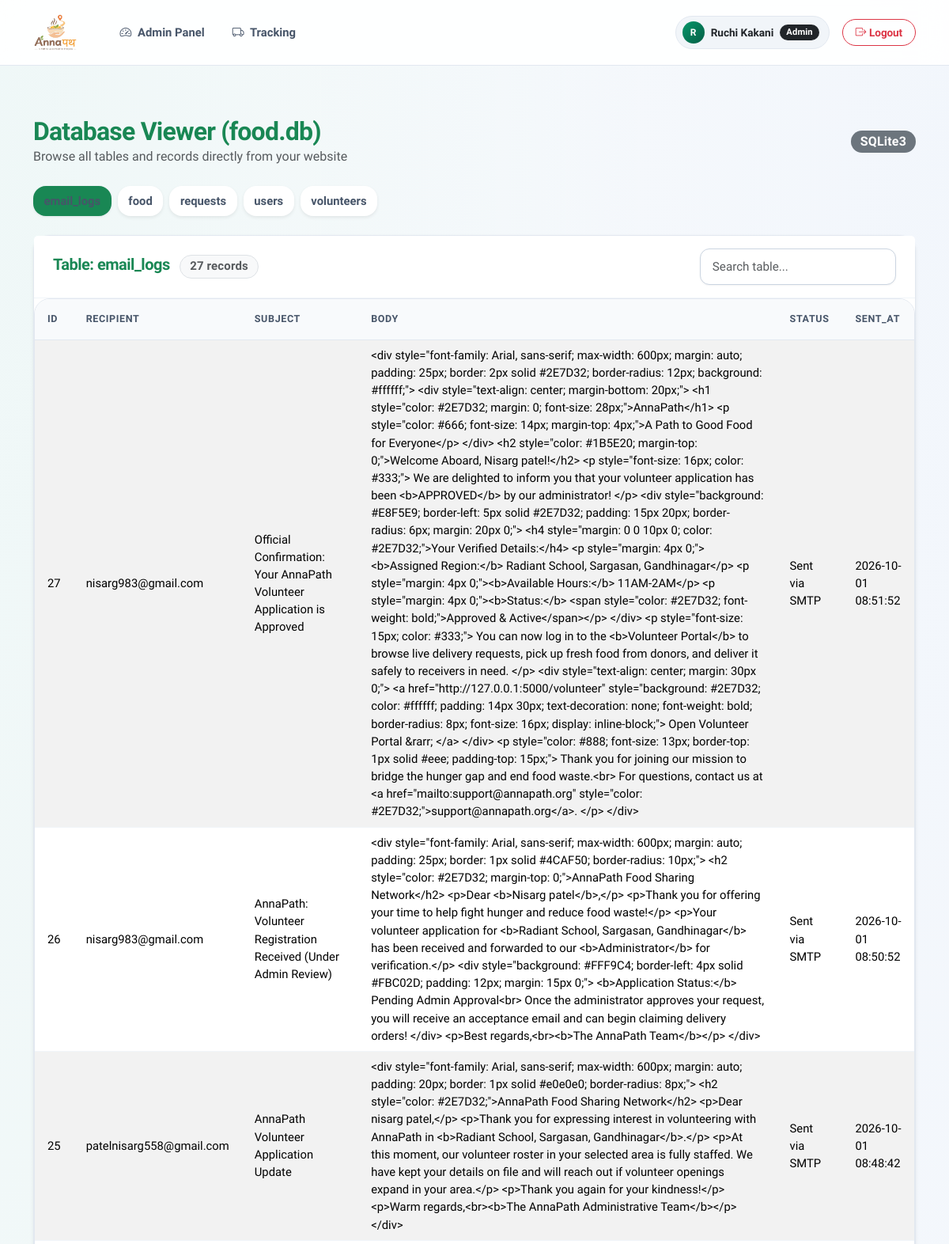
Page /database?table=email_logs (signed in, upper part) on the committed database.
### tables this page shows
CREATE TABLE "users" (id INTEGER PRIMARY KEY AUTOINCREMENT, name TEXT NOT NULL, email TEXT NOT NULL, password TEXT NOT NULL, role TEXT NOT NULL, phone TEXT, UNIQUE(email, role));

CREATE TABLE email_logs (
    id INTEGER PRIMARY KEY AUTOINCREMENT,
    recipient TEXT NOT NULL,
    subject TEXT NOT NULL,
    body TEXT NOT NULL,
    status TEXT DEFAULT 'Sent',
    sent_at TIMESTAMP DEFAULT CURRENT_TIMESTAMP
);

### app.py (the view)
@app.route("/database")
@role_required("Admin")
def database_viewer():
    conn = get_db()
    tables = conn.execute(
        "SELECT name FROM sqlite_master WHERE type='table' AND name NOT LIKE 'sqlite_%' ORDER BY name"
    ).fetchall()
    table_names = [t[0] for t in tables]
    selected_table = request.args.get(
        "table", "food" if "food" in table_names else (table_names[0] if table_names else "")
    )
    columns = []
    rows = []
    if selected_table and selected_table in table_names:
        cursor = conn.execute(f"SELECT * FROM {selected_table} ORDER BY rowid DESC")
        columns = [desc[0] for desc in cursor.description] if cursor.description else []
        rows = cursor.fetchall()
    conn.close()
    return render_template(
        "database_viewer.html",
        tables=table_names,
        selected_table=selected_table,
        columns=columns,
        rows=rows,
    )

### app.py (called while the page is built, shortened)
def get_db():
    conn = sqlite3.connect(config.DATABASE)
    conn.row_factory = sqlite3.Row
    return conn

@app.before_request
def validate_session():
    user_id = session.get("user_id")
    if user_id:
        try:
            conn = get_db()
            user = conn.execute("SELECT id, role FROM users WHERE id = ?", (user_id,)).fetchone()
            conn.close()
            if not user:
                session.clear()
        except Exception:
            session.clear()

def role_required(*allowed_roles):
    def decorator(f):
        @wraps(f)
        def decorated_function(*args, **kwargs):
            user_role = session.get("role")
            return f(*args, **kwargs)
        return decorated_function
    return decorator

### templates/database_viewer.html (shortened to what this page needs)
{% extends "layout.html" %}
{% block content %}
<div class="container mt-5">
    <div class="d-flex justify-content-between align-items-center mb-4">
        <div>
            <h2 class="text-success m-0">Database Viewer (food.db)</h2>
            <p class="text-muted mb-0">Browse all tables and records directly from your website</p>
        </div>
        <span class="badge bg-secondary fs-6">SQLite3</span>
    </div>
    <ul class="nav nav-pills mb-4 gap-2">
        {% for tbl in tables %}
            <li class="nav-item">
                <a class="nav-link {% if tbl == selected_table %}active bg-success{% else %}bg-white text-dark shadow-sm{% endif %}"
                   href="/database?table={{ tbl }}">
                    <b>{{ tbl }}</b>
                </a>
            </li>
        {% endfor %}
    </ul>
    <div class="card shadow-sm border-0">
        <div class="card-header bg-white py-3 d-flex justify-content-between align-items-center">
            <h5 class="mb-0 text-success">
                Table: <b>{{ selected_table }}</b>
                <span class="badge bg-light text-muted border ms-2">{{ rows|length }} records</span>
            </h5>
            <div class="d-flex gap-2">
                <input type="text" id="dbSearch" class="form-control form-control-sm" placeholder="Search table..." onkeyup="filterDbTable()">
            </div>
        </div>
        <div class="card-body p-0">
            {% if columns %}
                <div class="table-responsive">
                    <table class="table table-hover table-striped mb-0" id="recordsTable">
                        <thead class="table-light">
                            <tr>
                                {% for col in columns %}
                                    <th class="py-3 px-3">{{ col }}</th>
                                {% endfor %}
                            </tr>
                        </thead>
                        <tbody>
                            {% if rows %}
                                {% for row in rows %}
                                    <tr>
                                        {% for col in columns %}
                                            <td class="px-3 py-2 align-middle">
                                                {% if col == 'image' and row[col] %}
                                                    <a href="{{ url_for('static', filename='images/' + row[col]) }}" target="_blank">
                                                        <img src="{{ url_for('static', filename='images/' + row[col]) }}" height="40" class="rounded border">
                                                    </a>
                                                {% else %}
                                                    {{ row[col] if row[col] is not none else '<span class="text-muted">NULL</span>'|safe }}
                                                {% endif %}
                                            </td>
                                        {% endfor %}
                                    </tr>
                                {% endfor %}
                            {% else %}
                                <tr>
                                    <td colspan="{{ columns|length }}" class="text-center py-4 text-muted">
                                        No records in table <b>{{ selected_table }}</b>.
                                    </td>
                                </tr>
                            {% endif %}
                        </tbody>
                    </table>
                </div>
            {% else %}
                <div class="p-4 text-center text-muted">
                    No table selected or table has no columns.
                </div>
            {% endif %}
        </div>
    </div>
</div>
{% endblock %}

### templates/layout.html (shortened to what this page needs)
<!DOCTYPE html>
<html lang="en">
<head>
    <link href="https://cdn.jsdelivr.net/npm/bootstrap@5.3.3/dist/css/bootstrap.min.css" rel="stylesheet">
    <link rel="stylesheet" href="https://cdn.jsdelivr.net/npm/bootstrap-icons@1.11.3/font/bootstrap-icons.min.css">
    <link rel="stylesheet" href="{{ url_for('static', filename='css/style.css') }}">
</head>
<body>
{% include 'navbar.html' %}
<main class="flex-grow-1">
{% block content %}
{% endblock %}
</main>
</body>
</html>

### templates/navbar.html (shortened to what this page needs)
<nav class="navbar navbar-expand-lg">
    <div class="container d-flex justify-content-between align-items-center">
        {% if session.get('user_id') or session.get('user_name') %}
            <div class="navbar-brand mb-0 d-flex align-items-center" style="cursor: default; user-select: none;">
                <img src="{{ url_for('static', filename='images/logo.png') }}" alt="AnnaPath" height="48" class="d-inline-block align-middle" style="max-width: 175px; object-fit: contain;">
            </div>
        {% else %}
            <a class="navbar-brand mb-0 text-decoration-none d-flex align-items-center" href="/">
                <img src="{{ url_for('static', filename='images/logo.png') }}" alt="AnnaPath" height="48" class="d-inline-block align-middle" style="max-width: 175px; object-fit: contain;">
            </a>
        {% endif %}
        {% if session.get('user_id') or session.get('user_name') %}
            <div class="d-none d-md-flex align-items-center gap-2 ms-4 me-auto">
                {% if session.get('role') == 'Donor' %}
                    <a href="/donor" class="nav-link">
                        <i class="bi bi-speedometer2 me-1"></i> Donor Portal
                    </a>
                    <a href="/add_food" class="nav-link">
                        <i class="bi bi-plus-circle me-1"></i> Donate Food
                    </a>
                {% elif session.get('role') == 'Admin' %}
                    <a href="/admin" class="nav-link">
                        <i class="bi bi-speedometer2 me-1"></i> Admin Panel
                    </a>
                    <a href="/tracking" class="nav-link">
                        <i class="bi bi-truck me-1"></i> Tracking
                    </a>
                {% endif %}
            </div>
        {% endif %}
        <div class="d-flex align-items-center gap-3 ms-auto">
            {% if session.get('user_id') or session.get('user_name') %}
                <div class="user-profile-badge d-none d-sm-flex align-items-center gap-2">
                    <div class="user-avatar-circle">
                        {{ session.get('user_name', 'U')[0]|upper }}
                    </div>
                    <span class="fw-semibold text-dark">{{ session.get('user_name', 'User') }}</span>
                    {% if session.get('role') == 'Admin' %}
                        <span class="badge bg-dark text-white rounded-pill px-2 py-1" style="font-size: 0.7rem;">Admin</span>
                    {% elif session.get('role') == 'Donor' %}
                        <span class="badge bg-success-subtle text-success rounded-pill px-2 py-1" style="font-size: 0.7rem;">Donor</span>
                    {% elif session.get('role') == 'Receiver' %}
                        <span class="badge bg-primary-subtle text-primary rounded-pill px-2 py-1" style="font-size: 0.7rem;">Receiver</span>
                    {% elif session.get('role') == 'Volunteer' %}
                        <span class="badge bg-warning-subtle text-dark rounded-pill px-2 py-1" style="font-size: 0.7rem;">Volunteer</span>
                    {% else %}
                        <span class="badge bg-secondary rounded-pill px-2 py-1" style="font-size: 0.7rem;">{{ session.get('role') }}</span>
                    {% endif %}
                </div>
                <a href="{{ url_for('logout') }}" class="btn btn-outline-danger btn-sm rounded-pill px-3 shadow-none d-inline-flex align-items-center gap-1" id="nav-logout-btn">
                    <i class="bi bi-box-arrow-right"></i>
                    <span>Logout</span>
                </a>
            {% endif %}
        </div>
    </div>
</nav>

### rows in the picture
users: get "Ruchi Kakani"
email_logs: id "27" "nisarg983@gmail.com" "Official Confirmation: Your AnnaPath Volunteer Application is Approved" "<div style=\"font-family: Arial, sans-serif; max-width: 600px; margin: auto; padding: 25px; border: 2px solid #2E7D32; border-radius: 12px; background: #ffffff;\"> <div style=\"text-align: center; margin-bottom: 20px;\"> <h1 style=\"color: #2E7D32; margin: 0; font-size: 28px;\">AnnaPath</h1> <p style=\"color: #666; font-size: 14px; margin-top: 4px;\">A Path to Good Food for Everyone</p> </div> <h2 style=\"color: #1B5E20; margin-top: 0;\">Welcome Aboard, Nisarg patel!</h2> <p style=\"font-size: 16px; color: #333;\"> We are delighted to inform you that your volunteer application has been <b>APPROVED</b> by our administrator! </p> <div style=\"background: #E8F5E9; border-left: 5px solid #2E7D32; padding:…" "Sent via SMTP" "2026-10-01 08:51:52"
email_logs: id "26" "nisarg983@gmail.com" "AnnaPath: Volunteer Registration Received (Under Admin Review)" "<div style=\"font-family: Arial, sans-serif; max-width: 600px; margin: auto; padding: 25px; border: 1px solid #4CAF50; border-radius: 10px;\"> <h2 style=\"color: #2E7D32; margin-top: 0;\">AnnaPath Food Sharing Network</h2> <p>Dear <b>Nisarg patel</b>,</p> <p>Thank you for offering your time to help fight hunger and reduce food waste!</p> <p>Your volunteer application for <b>Radiant School, Sargasan, Gandhinagar</b> has been received and forwarded to our <b>Administrator</b> for verification.</p> <div style=\"background: #FFF9C4; border-left: 4px solid #FBC02D; padding: 12px; margin: 15px 0;\"> <b>Application Status:</b> Pending Admin Approval<br> Once the administrator approves your request, you…" "Sent via SMTP" "2026-10-01 08:50:52"
email_logs: id "25" "patelnisarg558@gmail.com" "AnnaPath Volunteer Application Update" "<div style=\"font-family: Arial, sans-serif; max-width: 600px; margin: auto; padding: 20px; border: 1px solid #e0e0e0; border-radius: 8px;\"> <h2 style=\"color: #2E7D32;\">AnnaPath Food Sharing Network</h2> <p>Dear nisarg patel,</p> <p>Thank you for expressing interest in volunteering with AnnaPath in <b>Radiant School, Sargasan, Gandhinagar</b>.</p> <p>At this moment, our volunteer roster in your selected area is fully staffed. We have kept your details on file and will reach out if volunteer openings expand in your area.</p> <p>Thank you again for your kindness!</p> <p>Warm regards,<br><b>The AnnaPath Administrative Team</b></p> </div>" "Sent via SMTP" "2026-10-01 08:48:42"

### other values in the picture
{{ session.get('user_name', 'U')[0]|upper }} "R"
{{ tbl }} "food" "requests" "users" "volunteers"
{{ selected_table }} "email_logs"
{{ rows|length }} "27"
{{ col }} "ID" "RECIPIENT" "SUBJECT" "BODY" "STATUS" "SENT_AT"
